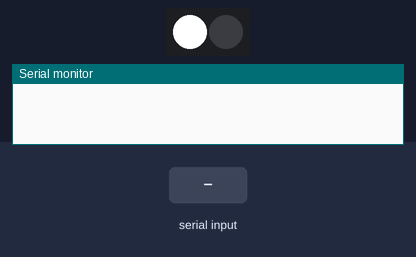
A sketch run on a simulated Arduino Uno, built with avr-gcc and run on an emulated ATmega328P. Shown: 2 RGB LEDs in strip order, left to right, the last lines printed to the serial monitor. The inputs (shaded band) are chosen by the test bench.

Above: at 3.27 s.
3.3 s: "r" received over Serial
At 3.4 s:
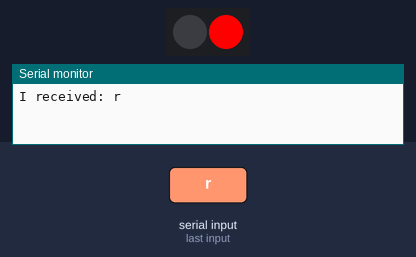
6.3 s: "1" received over Serial
At 6.45 s:
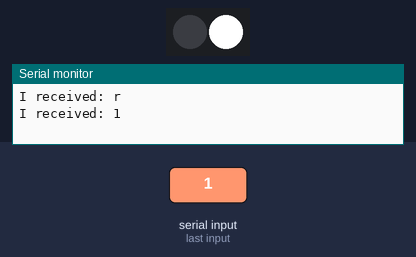
Timing chart, 0 to 15.3 s (numbered marks = the images above; inputs shaded):
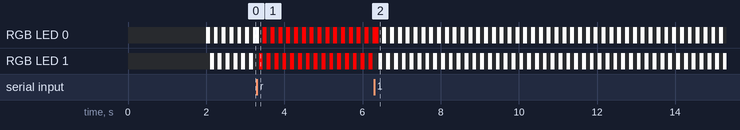

The sketch:

FirstLight.ino
```cpp
// Use if you want to force the software SPI subsystem to be used for some reason (generally, you don't)
// #define FASTLED_FORCE_SOFTWARE_SPI
// Use if you want to force non-accelerated pin access (hint: you really don't, it breaks lots of things)
// #define FASTLED_FORCE_SOFTWARE_SPI
// #define FASTLED_FORCE_SOFTWARE_PINS
#include "FastLED.h"

///////////////////////////////////////////////////////////////////////////////////////////
//
// Move a white dot along the strip of leds.  This program simply shows how to configure the leds,
// and then how to turn a single pixel white and then off, moving down the line of pixels.
//

// How many leds are in the strip?
#define NUM_LEDS 2

// Data pin that led data will be written out over
#define DATA_PIN 7

// Clock pin only needed for SPI based chipsets when not using hardware SPI
#define CLOCK_PIN 8

// This is an array of leds.  One item for each led in your strip.
CRGB leds[NUM_LEDS];

String incomingByte = "";

// This function sets up the ledsand tells the controller about them
void setup() {
  Serial.begin(115200);
  Serial.setTimeout(50);
	// sanity check delay - allows reprogramming if accidently blowing power w/leds
   	delay(2000);

      // Uncomment one of the following lines for your leds arrangement.
      // FastLED.addLeds<TM1803, DATA_PIN, RGB>(leds, NUM_LEDS);
      // FastLED.addLeds<TM1804, DATA_PIN, RGB>(leds, NUM_LEDS);
      // FastLED.addLeds<TM1809, DATA_PIN, RGB>(leds, NUM_LEDS);
      //FastLED.addLeds<WS2811, DATA_PIN, RGB>(leds, NUM_LEDS);
      // FastLED.addLeds<WS2812, DATA_PIN, RGB>(leds, NUM_LEDS);
      // FastLED.addLeds<WS2812B, DATA_PIN, RGB>(leds, NUM_LEDS);
      // FastLED.addLeds<NEOPIXEL, DATA_PIN>(leds, NUM_LEDS);
      // FastLED.addLeds<APA104, DATA_PIN>(leds, NUM_LEDS);
      // FastLED.addLeds<WS2811_400, DATA_PIN, RGB>(leds, NUM_LEDS);
      // FastLED.addLeds<GW6205, DATA_PIN, RGB>(leds, NUM_LEDS);
      // FastLED.addLeds<GW6205_400, DATA_PIN, RGB>(leds, NUM_LEDS);
      // FastLED.addLeds<UCS1903, DATA_PIN, RGB>(leds, NUM_LEDS);
      // FastLED.addLeds<UCS1903B, DATA_PIN, RGB>(leds, NUM_LEDS);

     //FastLED.addLeds<WS2801, RGB>(leds, NUM_LEDS);
      // FastLED.addLeds<SM16716, RGB>(leds, NUM_LEDS);
      // FastLED.addLeds<LPD8806, RGB>(leds, NUM_LEDS);
      // FastLED.addLeds<P9813, RGB>(leds, NUM_LEDS);
      // FastLED.addLeds<APA102, RGB>(leds, NUM_LEDS);
      // FastLED.addLeds<DOTSTAR, RGB>(leds, NUM_LEDS);

       FastLED.addLeds<WS2801, DATA_PIN, CLOCK_PIN, RGB>(leds, NUM_LEDS);
      // FastLED.addLeds<SM16716, DATA_PIN, CLOCK_PIN, RGB>(leds, NUM_LEDS);
      // FastLED.addLeds<LPD8806, DATA_PIN, CLOCK_PIN, RGB>(leds, NUM_LEDS);
      // FastLED.addLeds<P9813, DATA_PIN, CLOCK_PIN, RGB>(leds, NUM_LEDS);
      // FastLED.addLeds<APA102, DATA_PIN, CLOCK_PIN, RGB>(leds, NUM_LEDS);
      // FastLED.addLeds<DOTSTAR, DATA_PIN, CLOCK_PIN, RGB>(leds, NUM_LEDS);
}

// This function runs over and over, and is where you do the magic to light
// your leds.
void loop() {
   // Move a single white led
   for(int whiteLed = 0; whiteLed < NUM_LEDS; whiteLed = whiteLed + 1) {
      // Turn our current led on to white, then show the leds
      if (incomingByte == "r") {
        leds[whiteLed] = CRGB::Red;
      } else {
        leds[whiteLed] = CRGB::White;
      }

      // Show the leds (only one of which is set to white, from above)
      FastLED.show();

      // Wait a little bit
      delay(100);

      // Turn our current led back to black for the next loop around
      leds[whiteLed] = CRGB::Black;

      if (Serial.available() > 0) {
        // read the incoming byte:
        incomingByte = Serial.readString();

        // say what you got:
        Serial.print("I received: ");
        Serial.println(incomingByte);
      }
   }
}
```
